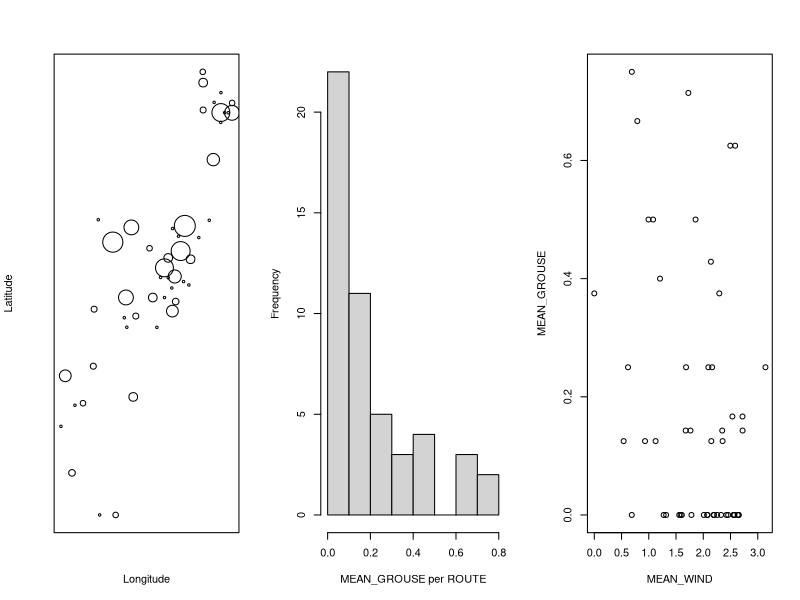
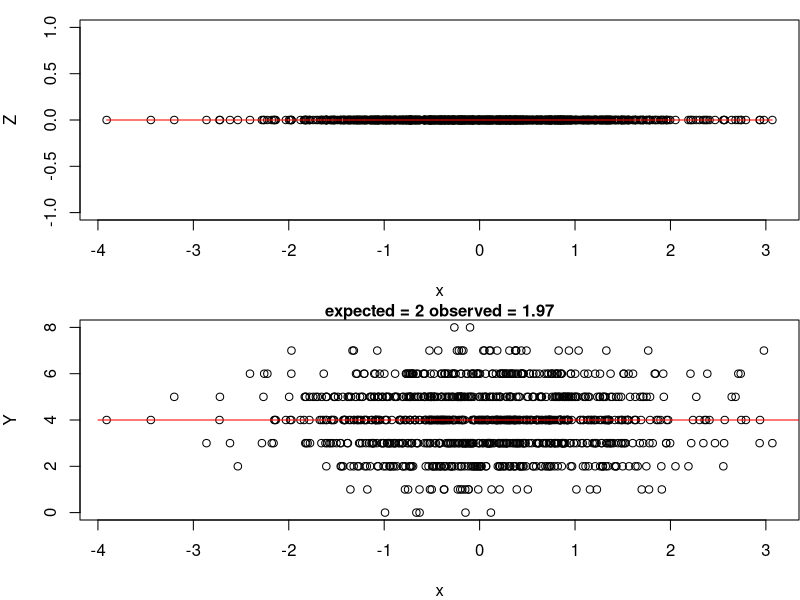
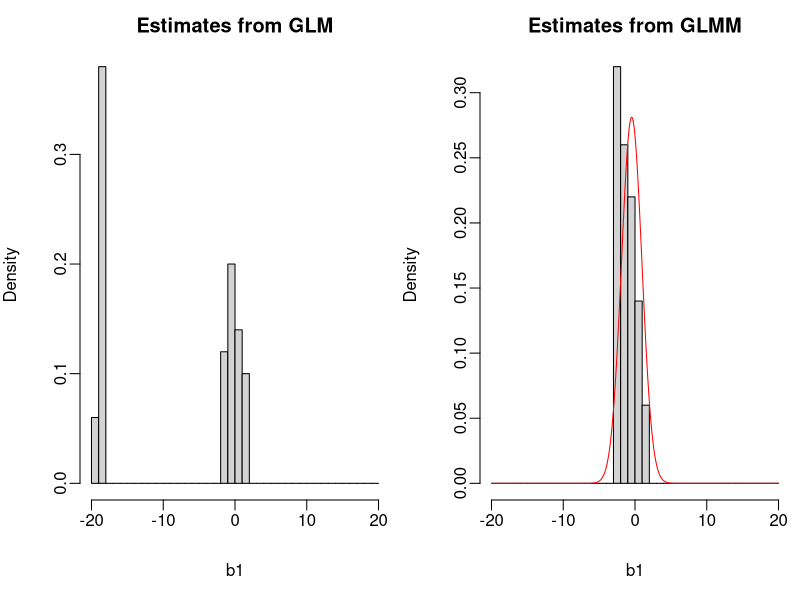

The R source for these figures, in order:
# PS3
# due 26 September, 2021 by midnight

# First, install the packages below if you haven't already got them on your computer. You won't need them all for chapter 1, but they are all used among the different chapters.

#install.packages(c("lme4", "lmerTest", "ape", "phylolm", "MCMCglmm", "mvtnorm", "car", "phytools", "phangorn", "logistf", "devtools", "phyr"))

# There is an additional package that are on github. To get them, you first have to load devtools
# devtools::install_github("arives/rr2")

# Once you have installed these packages, you won't need to do it again.

# Packages you will need for Chapter 1:
library(lme4)
library(lmerTest)
library(car)

# This problem set begins to explore the grouse data. It is based on correlated_data Ch1 sections 1.1 to 1.4.

	# For the homework, ONLY TURN IN THE R CODE THAT YOU USED. Start with the code from correlated_data ("Ch_1_10Aug18.R") which is below and add to it anything you need. Identify you new code (so I can find it) by placing it between marker rows #~~~~~~~~~~~~~~~~~~~~~~~~~~~. I will get your full answers to the questions by randomly asking people in class, so there is no need for you to write them down.

# 1. In figure 1.1 (left panel), it looks like there is spatial correlation in the numbers of grouse scored per route (even though there isn't). Is there a simple way you could test for spatial correlation? (NOTE: This might require NO NEW R CODE.)

# 2. What are the assumptions made for a linear model (LM) in section 1.4.1? Which of these assumptions are likely to be violated when applying a LM in regressing MEAN_GROUSE on MEAN_WIND? Which of these violations do you think leads to greatest concerns about the P-values produced in the regression? (NOTE: This might require NO NEW R CODE.)

# 3. Perform a Binomial GLM using a probit link function rather than a logit link function in the analyses in section 1.4.2. Are the results the same? Can you explain the differences? Which one is correct?

# 4. In section 1.4.5 there is a simulation for the GLMM model. How could you use this to test whether the P-values given by the LM (section 1.4.1) are correct? If you want, for bonus points give it a try.

# 5. What questions do you have about the material in section 1.1 to 1.4? What needs more explanation? I'm serious about asking this question, because I want to improve the book. (NOTE: This requires NO NEW R CODE.)

# BONUS

# 6. Another method that could be used with these data is a beta binomial model. For bonus points, give this a try. You will need library(glmmTMB).


#~~~~~~~~~~~~~~~~~~~~~~~~~~~~~~~~~~~~~~~~~~~~~~~~~~~~~~~~~~~~~~~~
# code from Ch_1_10Aug18.R

#################################################################
# 1.3 Dataset
#################################################################

# Metadata for "grouse_data.csv"

# ROUTE
# IDs for 50 roadside routes. These data are simulated to have similar characteristics as the original, real data.

# STATION
# IDs for each survey station, with up to 8 STATIONS per ROUTE.

# LAT
# X coordinate of survey station. UTM zone 15N NAD83 datum.

# LONG
# Y coordinate of survey station. UTM zone 15N NAD83 datum.

# WIND
# Wind speed (km/hour) recorded at 1.4m above ground at the end of the survey.

# TEMP
# Temperature (°C) recorded at 1.4m above ground at the end of the survey.

# GROUSE
# Detection/non-detection of Ruffed Grouse (1 = detected, 0 = not detected).

# read data
d<- read.csv('PS2/grouse_data.csv')

# STATION and ROUTE were uploaded as integers; this converts them to factors.
d$STATION <- as.factor(d$STATION)
d$ROUTE <- as.factor(d$ROUTE)

# To see the first 20 rows of data, you can use:
head(d, 20)

# Combine all values for each ROUTE.
w <- data.frame(aggregate(cbind(d$GROUSE, d$WIND, d$LAT, d$LONG), by = list(d$ROUTE), FUN = mean))

# For clarity, I've added the column names.
names(w) <- c("ROUTE","MEAN_GROUSE","MEAN_WIND","LAT","LONG")

# Finally, I want the count of the number of STATIONS per ROUTE, and the number of GROUSE.
w$GROUSE <- aggregate(d$GROUSE, by = list(d$ROUTE), FUN = sum)[,2]
w$STATIONS <- aggregate(array(1, c(nrow(d), 1)), by = list(d$ROUTE), FUN = sum)[,2]

# This is what the aggregated data look like:
head(w)

# Fig. 1.1
# To take a look at the data, this plots MEAN_GROUSE against LAT and LONG, using the size of the point to give the mean number of observations per route. "cex" gives the point size, and I've added 0.1 to w$MEAN_GROUSE so that routes with zero counts are still shown
par(mfrow=c(1,3))
plot(LAT ~ LONG, data=w, pch=1, cex=5*(MEAN_GROUSE+.1), xaxt="n", yaxt="n", xlab="Longitude", ylab="Latitude")

# This histogram shows the variability in grouse counts per ROUTE.
hist(w$MEAN_GROUSE, main="", xlab="MEAN_GROUSE per ROUTE")

# It looks like there are fewer GROUSE seen when the wind speed is higher
plot(MEAN_GROUSE ~ MEAN_WIND, data=w)

#################################################################
# 1.4 Route-level analyses 
#################################################################

# Packages you will need:
library(lme4)
library(lmerTest)

######
# 1.4.1 LM at the route level: Analyses at the ROUTE level using an arcsine-square-root transform
summary(lm(asin(sqrt(MEAN_GROUSE)) ~ MEAN_WIND, data=w))

######
# 1.4.2 Binomial GLM at the route level

# For the binomial GLM, it is necessary to construct a variable that contains the successes (number of stations with GROUSE) and failures (number of stations without GROUSE). This accounts for the different numbers of STATIONS among ROUTES. I have called this array "SUCCESS".
w$SUCCESS <- cbind(w$GROUSE, w$STATIONS - w$GROUSE)
summary(glm(SUCCESS ~ MEAN_WIND, family = binomial, data=w))

# Likelihood Ratio Test for b1.
mod.f <- glm(SUCCESS ~ MEAN_WIND, family = binomial, data=w)
mod.r <- glm(SUCCESS ~ 1, family = binomial, data=w)
deviance <- 2*(logLik(mod.f) - logLik(mod.r))
LRT.b1 <- c(dev = deviance, p.value=pchisq(deviance, df=1, lower.tail=F))
LRT.b1

######
# 1.4.3 Quasi-binomial GLM at the route level: This model looks exactly like the binomial GLM, although the family is changed to quasibinomial.
summary(glm(SUCCESS ~ MEAN_WIND, family = quasibinomial, data=w))

######
# 1.4.4 Logit-normal binomial GLMM at the route level: This GLMM has "observation-level variation", with each ROUTE allowed to take a different value from a normal distribution. This technically produces a logit normal-binomial distribution.
summary(glmer(SUCCESS ~ MEAN_WIND + (1 | ROUTE), data=w, family=binomial))

######
# 1.4.5 Simulation of overdispersion

# This is the inverse logit function
inv.logit <- function(x){
	1/(1 + exp(-x))
}

# Simulate the logit normal-binomial GLMM. Note that samples = 1000 points are simulated.
b0 <- 0
b1 <- 0
n <- 8

samples <- 1000
x <- rnorm(samples, mean=0, sd=1)

sd.e <- 0
e <- rnorm(samples, mean=0, sd=sd.e)

Z <- b0 + b1 * x + e
p <- inv.logit(Z)
Y <- rbinom(samples, size=n, prob=p)

# If b1 = 0, this gives the expected standard deviation of the binomial distribution
p <- inv.logit(b0)
expected.var <- round(n*p*(1-p),2)
observed.var <- round(var(Y), 2)

par(mfcol=c(2,1), mai=c(.8,.8,.2,.01))

plot(Z[order(x)] ~ x[order(x)], main="", xlab="x", ylab="Z")
lines(b0 + b1 * x[order(x)] ~ x[order(x)], col="red")

plot(Y[order(x)] ~ x[order(x)], ylim=c(0,n), xlab="x", ylab="Y", main=paste("expected =", expected.var,"observed =", observed.var), cex.main=1)
x <- .1*(-40:40)
lines(n*inv.logit(b0 + b1*x) ~ x, col="red")

#########################################################
# 1.5 Station-level analyses
#########################################################

######
# 1.5.1 LM at the station level
summary(lm(GROUSE ~ WIND, data=d))

######
# 1.5.2 GLM at the station level
summary(glm(GROUSE ~ WIND, data=d, family=binomial))

# quasi-GLM: This is not appropriate, because for binary (0 or 1) data, the variance has to be m(1-m)

######
# 1.5.3 GLM with ROUTE as a factor
library(car)
Anova(glm(GROUSE ~ WIND + ROUTE, data=d, family=binomial))

######
# 1.5.4 GLMM: 
summary(glmer(GROUSE ~ WIND + (1 | ROUTE), data=d, family=binomial))

# Demonstration of the structure of a mixed model
z.glm <- glm(GROUSE ~ 0 + WIND + ROUTE, data=d, family=binomial)

z.glmm <- glmer(GROUSE ~ WIND + (1 | ROUTE), data=d, family=binomial)

par(mfrow=c(1,2), mai=c(1,.8,.5,.1), mgp=c(3,.5,0))
hist(z.glm$coef[2:51], breaks=(-20:20), freq=F,  main="Estimates from GLM", xlab="b1")
hist(coef(z.glmm)$ROUTE[[1]], breaks=(-20:20), freq=F, main="Estimates from GLMM", xlab="b1")
lines(.02*(-1000:1000), dnorm(.02*(-1000:1000), mean=fixef(z.glmm)['WIND'], sd=summary(z.glmm)$var[[1]][1]^.5), col="red")

# This is the variance of the ROUTE coefficients that can be compared to the ROUTE random effect in the GLMM. It is much larger.
var(z.glm$coef[2:51])

# This produces a data.frame d.no0 that only contains ROUTES with at least one grouse observation, and then enalyzes it with glm() and glmer()
w.no0 <- w[w$MEAN_GROUSE > 0,]
d.no0 <- d[is.element(d$ROUTE, w.no0$ROUTE),]

Anova(glm(GROUSE ~ WIND + ROUTE, data=d.no0, family=binomial))
summary(glmer(GROUSE ~ WIND + (1 | ROUTE), data=d.no0, family=binomial))

######
# 1.5.5 LMM: Even though this is a linear model, it incorporates the non-independence of STATIONS within ROUTES.
summary(lmer(GROUSE ~ WIND + (1 | ROUTE), data=d))

#########################################################
# 1.6 Reiteration of results
#########################################################

# Route-level methods
summary(lm(asin(sqrt(MEAN_GROUSE)) ~ MEAN_WIND, data=w))$coef

w$SUCCESS <- cbind(w$GROUSE, w$STATIONS - w$GROUSE)
summary(glm(SUCCESS ~ MEAN_WIND, family = binomial, data=w))$coef

summary(glm(SUCCESS ~ MEAN_WIND, family = quasibinomial, data=w))$coef

summary(glmer(SUCCESS ~ MEAN_WIND + (1 | ROUTE), data=w, family=binomial))$coef
